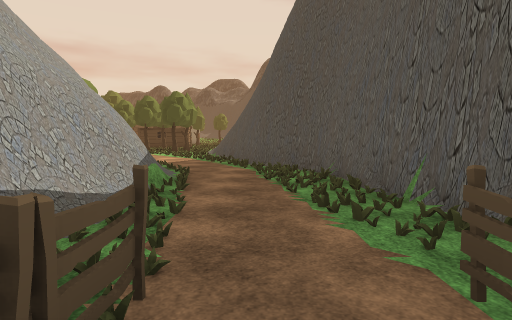
View 1 (above)

24 first-person views from a walk through a 3-D level made in the Unity game engine. The camera is 1.5 m above the floor, tilts 4° down and sees 75° across. The floor is counted in squares, 2 m on a side. Each view is taken from the middle of a square. On the plan, view 1 faces up. The plan holds only what a view shows up to about 11 squares ahead; the rest is blank. The place goes on beyond the plan. Some animated figures are not drawn. Some surface patterns are stand-ins.

View 2
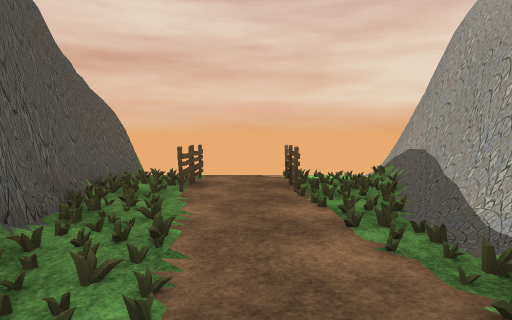

View 3
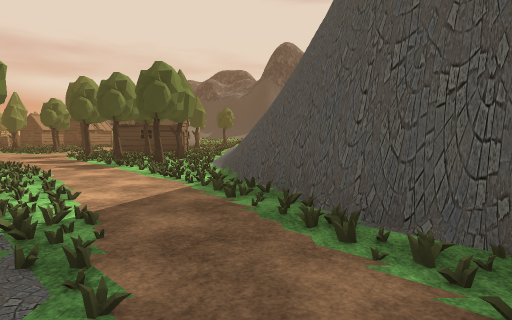

View 4
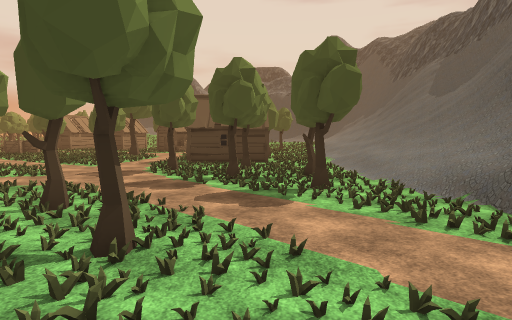

View 5
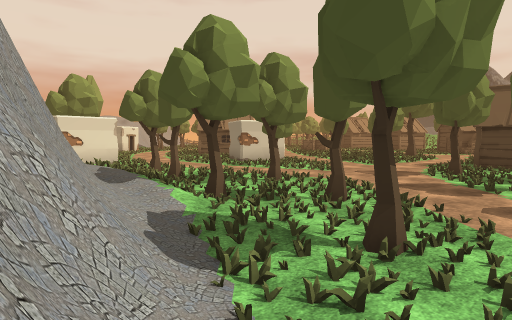

View 6
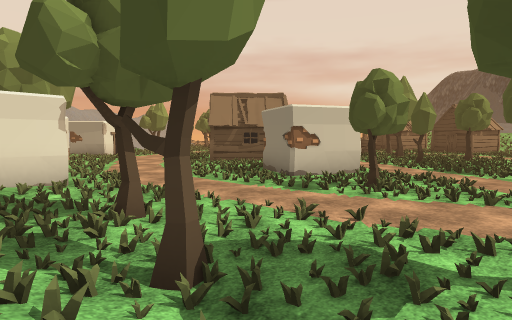

View 7
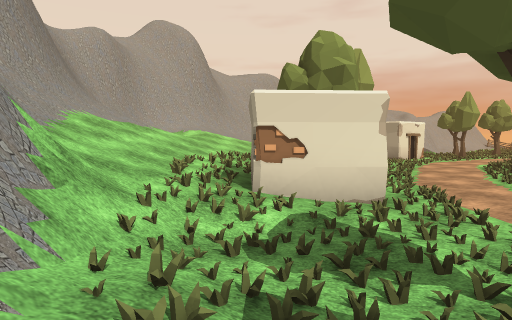

View 8
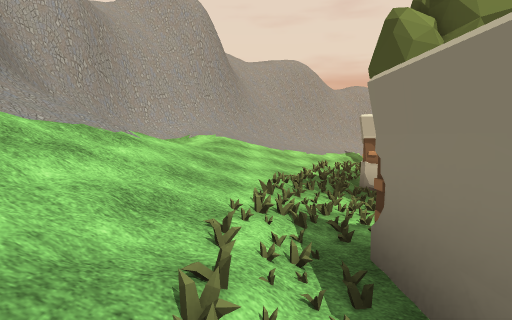

View 9
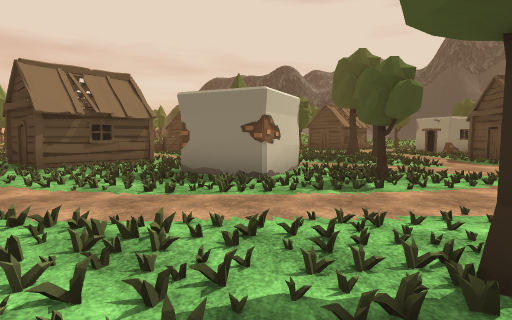

View 10
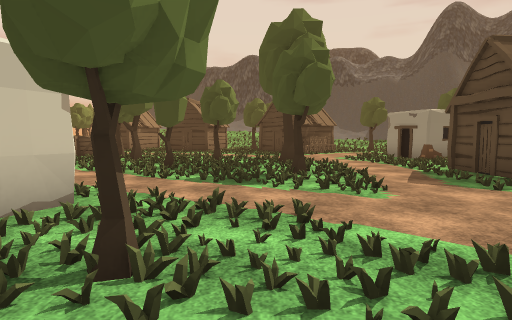

View 11
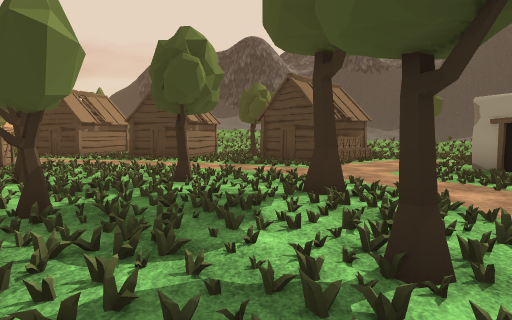

View 12
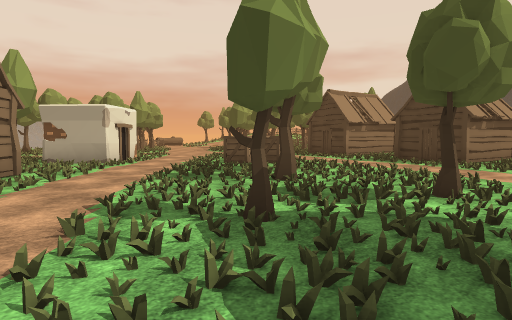

View 13
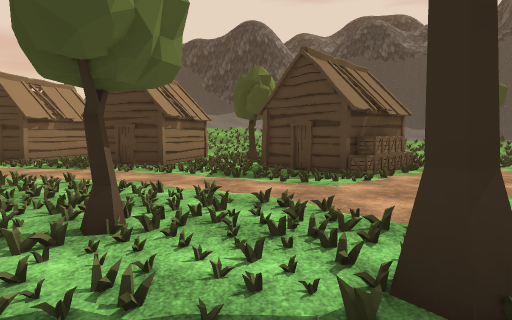

View 14
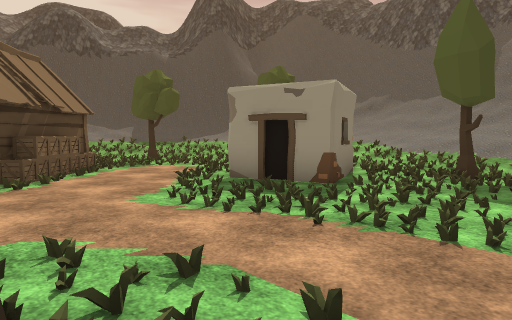

View 15
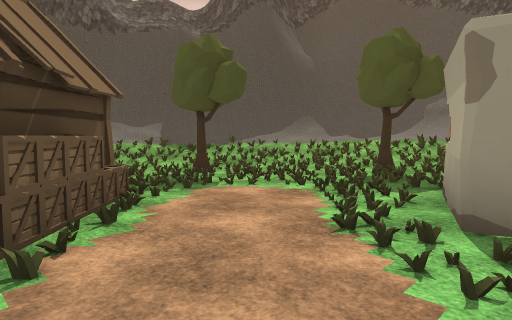

View 16
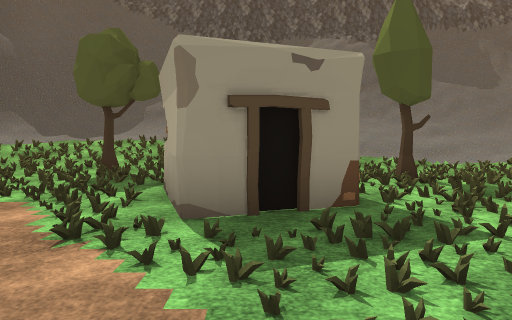

View 17
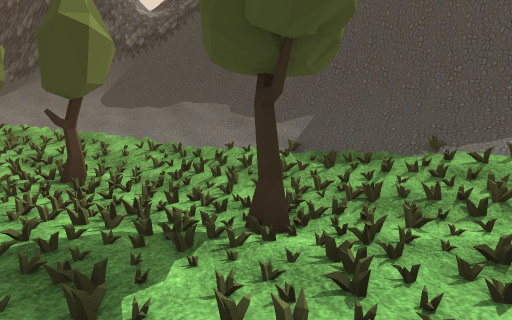

View 18
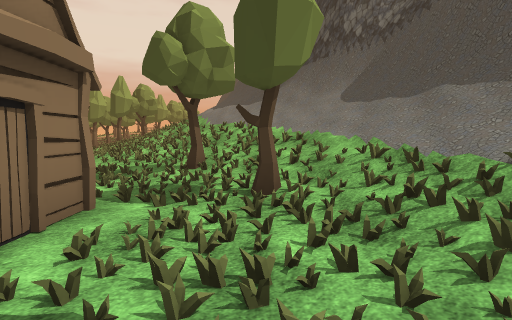

View 19
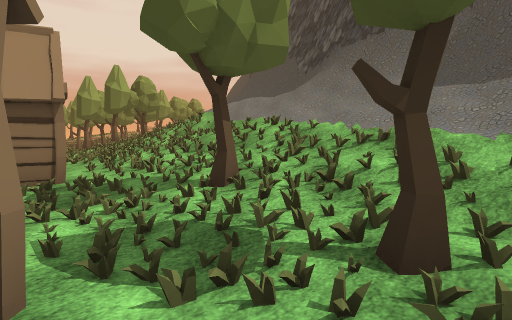

View 20
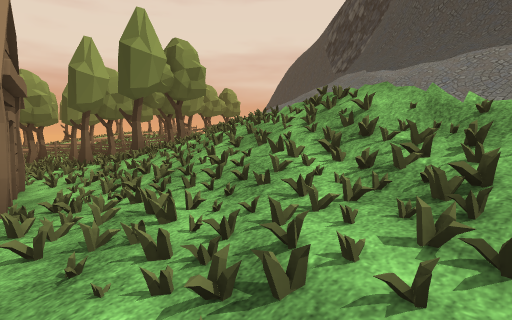

View 21
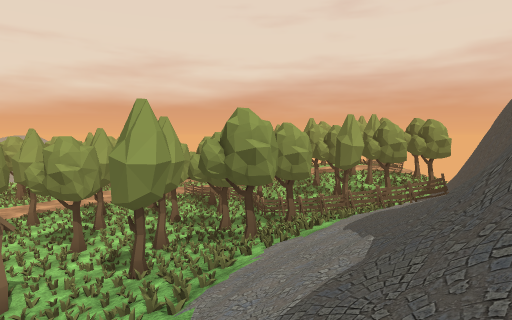

View 22
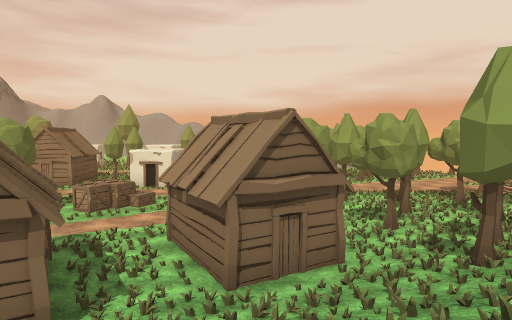

View 23
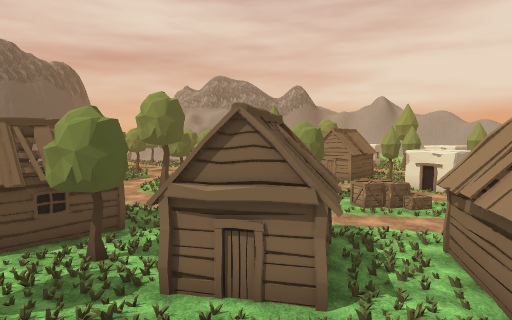

View 24
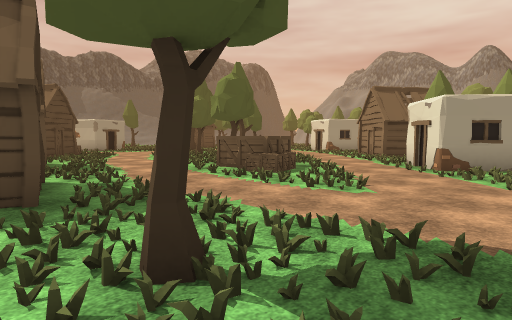

### Floor plan
Key: @ floor where view 1 was taken; # wall or solid block; . main floor; : floor 0.25 m higher than the main floor; + floor 0.5 m higher than the main floor; * floor 0.75 m higher than the main floor; % floor 1 m higher than the main floor; & floor 1.25 m higher than the main floor; $ floor 2 m higher than the main floor; / step, stairs or slope; = window, fence, low wall or low ledge; F fence; T tree; C crate; O other object.
Columns run from 26 left of view 1 to 3 right of it. Each row starts with its distance up from view 1.
 44   FF    ##
 43  %F//////##
 42  FT///////####
 41  ++/T////////#####
 40 .:T+//////////=//####
 39 ..:T+*T/////////////##
 38 T..::+//////////////###
 37 ...T..O.:+++***///////###
 36 .T....O O:O::::T+T+////###
 35 ......O ..O O.....:://///###
 34 .T.T..OO..O O.T.O...T:////##
 33 ..........OO...OOO....:+///#
 32  ..............O.CC...:+*&/#
 31  ...............CC....:T+&/##
 30   ....C................:+&
 29   ....OC...........###  +//
 28   .....C.T..........# ::////
 27   .#......T..T......O..:+///
 26   O##...................///##
 25    ##..........T......T.///
 24    .........T....... ...///=
 23     T O........T...O  ..////
 22       OOO .........O   .////
 21      O.O.  .........     ///
 20      .O...O ........    ////=#
 19    .......##......T..T..///=##
 18    ........#.T..........///##
 17    .................T.T.///#
 16     ....................///#
 15      ...........T.....T.//
 14 +: # T  ##..T.....T.....//
 13 //+::::O##:...T..........#
 12 ////++++##+.:////T..T....##
 11 ///////////// /%*+........#
 10 ##/$$//////##   ####. ....#
  9  #// //////       ###//...##
  8  ###//=///             #...##
  7    ######               /...#
  6                          ...#
  5                         #...#
  4                         #...#
  3                         #...##
  2                         #....#
  1                         #F.F.#
  0                         #F@F.#
 -1                         #    #

Positions as (right, up) in squares from view 1, and headings:
1: (0, 0), facing up
2: (0, 6), facing down
3: (-1, 6), facing up
4: (-5, 9), facing up
5: (-5, 9), facing up-left
6: (-10, 12), facing up-left
7: (-12, 12), facing left
8: (-16, 11), facing left
9: (-15, 12), facing up
10: (-12, 16), facing up
11: (-12, 21), facing up
12: (-12, 22), facing up-left
13: (-12, 24), facing up
14: (-11, 24), facing up-right
15: (-10, 28), facing up-right
16: (-10, 28), facing right
17: (-6, 31), facing up
18: (-6, 33), facing up-left
19: (-8, 34), facing up-left
20: (-14, 36), facing up-left
21: (-15, 41), facing left
22: (-15, 40), facing down-left
23: (-15, 40), facing down
24: (-25, 35), facing down-right
